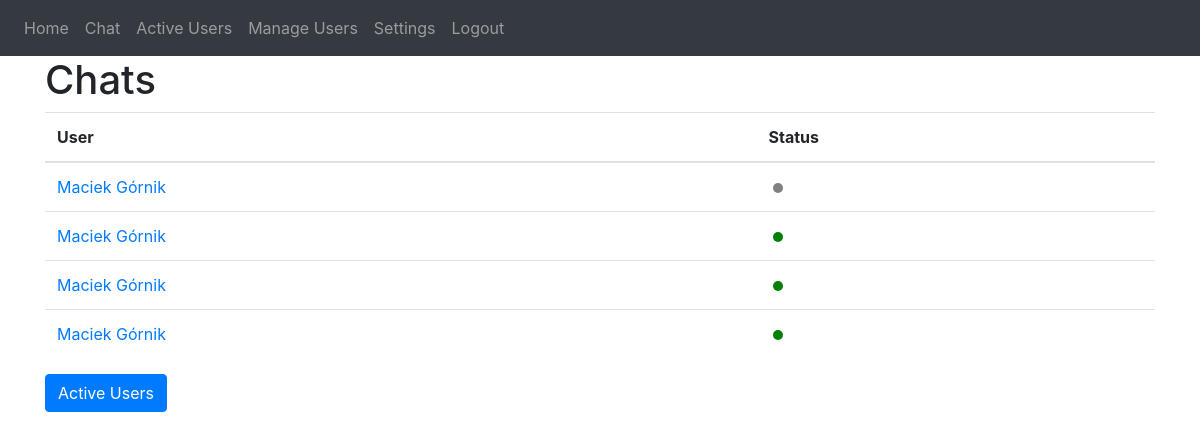
Screenshot of / (signed in) with the database file from the repository.
### website/models.py (models this page shows)
class Chat(db.Model):
    id = db.Column(db.Integer, primary_key=True)
    user1_id = db.Column(db.Integer, db.ForeignKey('user.id'), nullable=False)
    user2_id = db.Column(db.Integer, db.ForeignKey('user.id'), nullable=False)
    messages = db.relationship('Message', backref='chat', lazy=True)
    user1 = db.relationship('User', foreign_keys=[user1_id])
    user2 = db.relationship('User', foreign_keys=[user2_id])

class User(db.Model, UserMixin):
    id = db.Column(db.Integer, primary_key=True)
    first_name = db.Column(db.String(50), nullable=False)
    last_name = db.Column(db.String(50), nullable=False)
    email = db.Column(db.String(100), unique=True, nullable=False)
    password = db.Column(db.String(100), nullable=False)
    is_moderator = db.Column(db.Boolean, default=False)

### website/views.py (the view)
@views.route('/', methods=['GET', 'POST'])
@login_required
def home():
    chats = Chat.query.filter((Chat.user1_id == current_user.id) | (
        Chat.user2_id == current_user.id)).all()
    def is_user_online(user):
        online_user = OnlineUser.query.filter_by(user_id=user.id).first()
        return online_user is not None
    return render_template('home.html', user=current_user, chats=chats, is_user_online=is_user_online)

### website/__init__.py (called while the page is built)
def create_app():
    app = Flask(__name__)
    app.config['SECRET_KEY'] = 'hjshjhdjah kjshkjdhjs'
    app.config['SQLALCHEMY_DATABASE_URI'] = f'sqlite:///{DB_NAME}'
    db.init_app(app)
    socketio.init_app(app)
    from .views import views
    from .auth import auth
    app.register_blueprint(views, url_prefix='/')
    app.register_blueprint(auth, url_prefix='/')
    from .models import Message, User, Chat, Ban, OnlineUser
    with app.app_context():
        db.create_all()
    login_manager = LoginManager()
    login_manager.login_view = 'auth.login'
    login_manager.init_app(app)
    @login_manager.user_loader
    def load_user(id):
        return User.query.get(int(id))
    return app

### website/templates/home.html
{% extends "base.html" %} {% block title %}Home{% endblock %} {% block content
%}
<h1>Chats</h1>
<table class="table">
	<thead>
		<tr>
			<th>User</th>
			<th>Status</th>
		</tr>
	</thead>
	<tbody>
		{% for chat in chats %}
		<tr>
			<td>
				<a href="{{ url_for('views.chat', chat_id=chat.id) }}">
					{% if chat.user1_id == current_user.id %} {{
					chat.user2.first_name }} {{ chat.user2.last_name }} {% else
					%} {{ chat.user1.first_name }} {{ chat.user1.last_name }} {%
					endif %}
				</a>
			</td>
			<td>
				{% if is_user_online(chat.user1) %}
				<span class="dot dot-green"></span>
				{% else %}
				<span class="dot dot-gray"></span>
				{% endif %}
			</td>
		</tr>
		{% endfor %}
	</tbody>
</table>
<a href="{{ url_for('views.active') }}" class="btn btn-primary">Active Users</a>
{% endblock %}

### website/static/css/style.css (style rules this page uses)
.dot { height: 10px; width: 10px; border-radius: 50%; display: inline-block; margin-left: 5px; }
.dot-green { background-color: green; }
.dot-gray { background-color: gray; }

### rows the page displays
Chat: user1.first_name "Maciek", user1.last_name "Górnik"
Chat: user2.first_name "Maciek", user2.last_name "Górnik"
Chat: user2.first_name "Maciek", user2.last_name "Górnik"
Chat: user2.first_name "Maciek", user2.last_name "Górnik"
